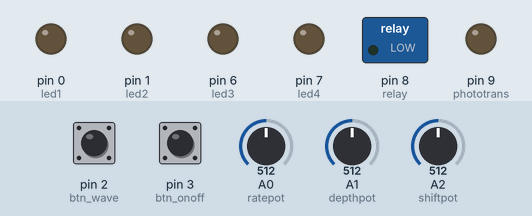
Bench run of a sketch on a simulated Arduino Uno, built with avr-gcc and run on an emulated ATmega328P. Parts: switched loads named in the sketch (green lamp = pin HIGH), output pins drawn as LEDs (lit = HIGH). Inputs (shaded band) come from the test bench; at power-on: pin 3 (btn_onoff) HIGH, pin 2 (btn_wave) HIGH, A0 (ratepot) = 512, A1 (depthpot) = 512, A2 (shiftpot) = 512. EEPROM starts erased; pins used as bus, display or sensor lines are not drawn.

Above: at 1.2 s.
1.3 s: pin 3 (btn_onoff) pulled LOW for 0.15 s
At 1.8 s:
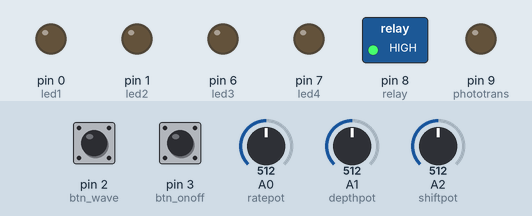
3.0 s: pin 2 (btn_wave) pulled LOW for 1 s
At 5.0 s:
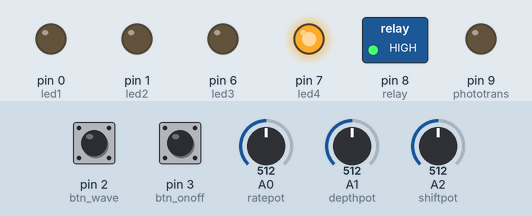
5.5 s: pin 3 (btn_onoff) pulled LOW for 1 s
At 7.1 s:
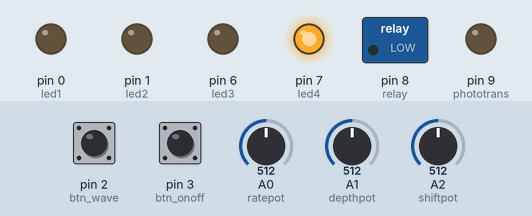
8.5 s: pin 2 (btn_wave) pulled LOW for 0.15 s
At 9.3 s:
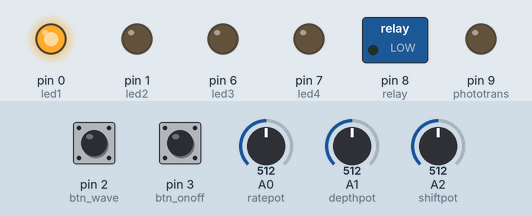
10.1 s: pin 2 (btn_wave) pulled LOW for 0.15 s
At 10.5 s:
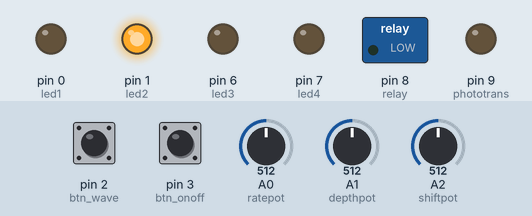
11.7 s: pin 3 (btn_onoff) pulled LOW for 0.15 s
At 13.3 s:
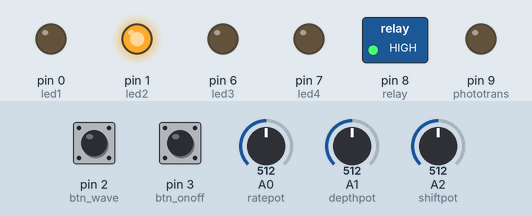
Timing chart, 0 to 14.4 s (numbered marks = the images above; inputs shaded):
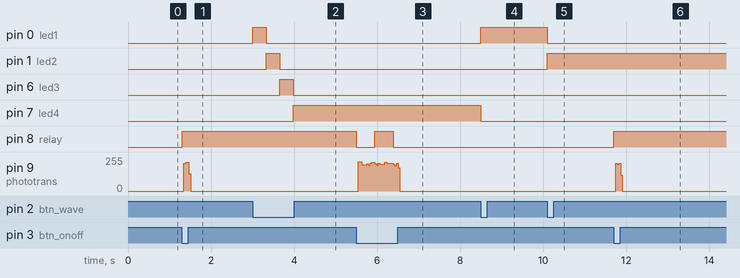

Measured:
- after the input at 1.3 s, pin 8 (relay): LOW → HIGH at once; pin 9 (phototrans): 0/255 → 216/255 after 0.05 s, → 0/255 0.12 s later
- after the input at 3.0 s, pin 0 (led1): LOW → HIGH at once, → LOW 0.33 s later; pin 1 (led2): LOW → HIGH after 0.33 s, → LOW 0.33 s later; pin 6 (led3): LOW → HIGH after 0.65 s, → LOW 0.32 s later; pin 7 (led4): LOW → HIGH after 0.98 s
- after the input at 5.5 s, pin 8 (relay): HIGH → LOW at once, → HIGH 0.45 s later, → LOW 0.44 s later
- after the input at 8.5 s, pin 0 (led1): LOW → HIGH at once; pin 7 (led4): HIGH → LOW at once
- after the input at 10.1 s, pin 0 (led1): HIGH → LOW at once; pin 1 (led2): LOW → HIGH at once
- after the input at 11.7 s, pin 8 (relay): LOW → HIGH at once

The sketch:

TREMOLO_TEST.ino
```cpp
#include <SPI.h>         // Remember this line!
#include <DAC_MCP49xx.h>
#include <math.h>
#include <EEPROM.h>

// The Arduino pin used for the slave select / chip select
#define SS_PIN 10

// Set up the DAC.
// First argument: DAC model (MCP4901, MCP4911, MCP4921)
// Second argument: SS pin (10 is preferred)
// (The third argument, the LDAC pin, can be left out if not used)
DAC_MCP49xx dac(DAC_MCP49xx::MCP4921, SS_PIN);

#define phototrans 9
#define relay 8
unsigned long delaytime = 1000000;
#define led1 0
#define led2 1
#define led3 6
#define led4 7

#define btn_onoff 3
#define btn_wave 2

#define ratepot A0
#define depthpot A1
#define shiftpot A2
//#define audiosignal A3
int buttonState = 0;
int buttonState1 = 0;
long debouncing_time = 500; //Debouncing Time in Milliseconds
volatile unsigned long last_micros;
volatile unsigned long last_micros2;
volatile unsigned long last_micros3;
int iii;
int led;
int i;
int b;
int enact = 1;
int wavetablelength = 512;
int relay_damper_ms = 10;
uint16_t h;
int breaker = 1;
int rate;
int state = 0;
int hate = 0;
int val;
int actdelay;
float dong;
float wrong;
float Adel;
float Bdel;
float deep;
float depth;
float shift;
int timer1_counter;

const PROGMEM uint16_t DACLookup_FullSine_6Bit[512] =
{
2048,2073,2098,2123,2148,2173,2198,2223,
2248,2273,2298,2323,2348,2373,2398,2422,
2447,2472,2496,2521,2545,2569,2594,2618,
2642,2666,2690,2714,2737,2761,2784,2808,
2831,2854,2877,2900,2923,2946,2968,2990,
3013,3035,3057,3078,3100,3122,3143,3164,
3185,3206,3226,3247,3267,3287,3307,3327,
3346,3366,3385,3404,3423,3441,3459,3477,
3495,3513,3530,3548,3565,3581,3598,3614,
3630,3646,3662,3677,3692,3707,3722,3736,
3750,3764,3777,3791,3804,3816,3829,3841,
3853,3865,3876,3888,3898,3909,3919,3929,
3939,3949,3958,3967,3975,3984,3992,3999,
4007,4014,4021,4027,4034,4040,4045,4051,
4056,4060,4065,4069,4073,4076,4080,4083,
4085,4087,4089,4091,4093,4094,4094,4095,
4095,4095,4094,4094,4093,4091,4089,4087,
4085,4083,4080,4076,4073,4069,4065,4060,
4056,4051,4045,4040,4034,4027,4021,4014,
4007,3999,3992,3984,3975,3967,3958,3949,
3939,3929,3919,3909,3898,3888,3876,3865,
3853,3841,3829,3816,3804,3791,3777,3764,
3750,3736,3722,3707,3692,3677,3662,3646,
3630,3614,3598,3581,3565,3548,3530,3513,
3495,3477,3459,3441,3423,3404,3385,3366,
3346,3327,3307,3287,3267,3247,3226,3206,
3185,3164,3143,3122,3100,3078,3057,3035,
3013,2990,2968,2946,2923,2900,2877,2854,
2831,2808,2784,2761,2737,2714,2690,2666,
2642,2618,2594,2569,2545,2521,2496,2472,
2447,2422,2398,2373,2348,2323,2298,2273,
2248,2223,2198,2173,2148,2123,2098,2073,
2048,2022,1997,1972,1947,1922,1897,1872,
1847,1822,1797,1772,1747,1722,1697,1673,
1648,1623,1599,1574,1550,1526,1501,1477,
1453,1429,1405,1381,1358,1334,1311,1287,
1264,1241,1218,1195,1172,1149,1127,1105,
1082,1060,1038,1017,995,973,952,931,
910,889,869,848,828,808,788,768,
749,729,710,691,672,654,636,618,
600,582,565,547,530,514,497,481,
465,449,433,418,403,388,373,359,
345,331,318,304,291,279,266,254,
242,230,219,207,197,186,176,166,
156,146,137,128,120,111,103,96,
88,81,74,68,61,55,50,44,
39,35,30,26,22,19,15,12,
10,8,6,4,2,1,1,0,
0,0,1,1,2,4,6,8,
10,12,15,19,22,26,30,35,
39,44,50,55,61,68,74,81,
88,96,103,111,120,128,137,146,
156,166,176,186,197,207,219,230,
242,254,266,279,291,304,318,331,
345,359,373,388,403,418,433,449,
465,481,497,514,530,547,565,582,
600,618,636,654,672,691,710,729,
749,768,788,808,828,848,869,889,
910,931,952,973,995,1017,1038,1060,
1082,1105,1127,1149,1172,1195,1218,1241,
1264,1287,1311,1334,1358,1381,1405,1429,
1453,1477,1501,1526,1550,1574,1599,1623,
1648,1673,1697,1722,1747,1772,1797,1822,
1847,1872,1897,1922,1947,1972,1997,2022,

};
const PROGMEM uint16_t DACLookup_FullTriangle_6Bit[512] =
{
16,32,48,64,80,96,112,128,
144,160,176,192,208,224,240,256,
272,288,304,320,336,352,368,384,
400,416,432,448,464,480,496,512,
528,544,560,576,592,608,624,640,
656,672,688,704,720,736,752,768,
784,800,816,832,848,864,880,896,
912,928,944,960,976,992,1008,1024,
1040,1056,1072,1088,1104,1120,1136,1152,
1168,1184,1200,1216,1232,1248,1264,1280,
1296,1312,1328,1344,1360,1376,1392,1408,
1424,1440,1456,1472,1488,1504,1520,1536,
1552,1568,1584,1600,1616,1632,1648,1664,
1680,1696,1712,1728,1744,1760,1776,1792,
1808,1824,1840,1856,1872,1888,1904,1920,
1936,1952,1968,1984,2000,2016,2032,2048,
2063,2079,2095,2111,2127,2143,2159,2175,
2191,2207,2223,2239,2255,2271,2287,2303,
2319,2335,2351,2367,2383,2399,2415,2431,
2447,2463,2479,2495,2511,2527,2543,2559,
2575,2591,2607,2623,2639,2655,2671,2687,
2703,2719,2735,2751,2767,2783,2799,2815,
2831,2847,2863,2879,2895,2911,2927,2943,
2959,2975,2991,3007,3023,3039,3055,3071,
3087,3103,3119,3135,3151,3167,3183,3199,
3215,3231,3247,3263,3279,3295,3311,3327,
3343,3359,3375,3391,3407,3423,3439,3455,
3471,3487,3503,3519,3535,3551,3567,3583,
3599,3615,3631,3647,3663,3679,3695,3711,
3727,3743,3759,3775,3791,3807,3823,3839,
3855,3871,3887,3903,3919,3935,3951,3967,
3983,3999,4015,4031,4047,4063,4079,4095,
4079,4063,4047,4031,4015,3999,3983,3967,
3951,3935,3919,3903,3887,3871,3855,3839,
3823,3807,3791,3775,3759,3743,3727,3711,
3695,3679,3663,3647,3631,3615,3599,3583,
3567,3551,3535,3519,3503,3487,3471,3455,
3439,3423,3407,3391,3375,3359,3343,3327,
3311,3295,3279,3263,3247,3231,3215,3199,
3183,3167,3151,3135,3119,3103,3087,3071,
3055,3039,3023,3007,2991,2975,2959,2943,
2927,2911,2895,2879,2863,2847,2831,2815,
2799,2783,2767,2751,2735,2719,2703,2687,
2671,2655,2639,2623,2607,2591,2575,2559,
2543,2527,2511,2495,2479,2463,2447,2431,
2415,2399,2383,2367,2351,2335,2319,2303,
2287,2271,2255,2239,2223,2207,2191,2175,
2159,2143,2127,2111,2095,2079,2063,2048,
2032,2016,2000,1984,1968,1952,1936,1920,
1904,1888,1872,1856,1840,1824,1808,1792,
1776,1760,1744,1728,1712,1696,1680,1664,
1648,1632,1616,1600,1584,1568,1552,1536,
1520,1504,1488,1472,1456,1440,1424,1408,
1392,1376,1360,1344,1328,1312,1296,1280,
1264,1248,1232,1216,1200,1184,1168,1152,
1136,1120,1104,1088,1072,1056,1040,1024,
1008,992,976,960,944,928,912,896,
880,864,848,832,816,800,784,768,
752,736,720,704,688,672,656,640,
624,608,592,576,560,544,528,512,
496,480,464,448,432,416,400,384,
368,352,336,320,304,288,272,256,
240,224,208,192,176,160,144,128,
112,96,80,64,48,32,16,0,
};

const PROGMEM uint16_t DACLookup_FullSquare_6Bit[512] =
{
  4095, 4095, 4095, 4095, 4095, 4095, 4095, 4095,
  4095, 4095, 4095, 4095, 4095, 4095, 4095, 4095,
  4095, 4095, 4095, 4095, 4095, 4095, 4095, 4095,
  4095, 4095, 4095, 4095, 4095, 4095, 4095, 4095,
  4095, 4095, 4095, 4095, 4095, 4095, 4095, 4095,
  4095, 4095, 4095, 4095, 4095, 4095, 4095, 4095,
  4095, 4095, 4095, 4095, 4095, 4095, 4095, 4095,
  4095, 4095, 4095, 4095, 4095, 4095, 4095, 4095,
  4095, 4095, 4095, 4095, 4095, 4095, 4095, 4095,
  4095, 4095, 4095, 4095, 4095, 4095, 4095, 4095,
  4095, 4095, 4095, 4095, 4095, 4095, 4095, 4095,
  4095, 4095, 4095, 4095, 4095, 4095, 4095, 4095,
  4095, 4095, 4095, 4095, 4095, 4095, 4095, 4095,
  4095, 4095, 4095, 4095, 4095, 4095, 4095, 4095,
  4095, 4095, 4095, 4095, 4095, 4095, 4095, 4095,
  4095, 4095, 4095, 4095, 4095, 4095, 4095, 4095,
  4095, 4095, 4095, 4095, 4095, 4095, 4095, 4095,
  4095, 4095, 4095, 4095, 4095, 4095, 4095, 4095,
  4095, 4095, 4095, 4095, 4095, 4095, 4095, 4095,
  4095, 4095, 4095, 4095, 4095, 4095, 4095, 4095,
  4095, 4095, 4095, 4095, 4095, 4095, 4095, 4095,
  4095, 4095, 4095, 4095, 4095, 4095, 4095, 4095,
  4095, 4095, 4095, 4095, 4095, 4095, 4095, 4095,
  4095, 4095, 4095, 4095, 4095, 4095, 4095, 4095,
  4095, 4095, 4095, 4095, 4095, 4095, 4095, 4095,
  4095, 4095, 4095, 4095, 4095, 4095, 4095, 4095,
  4095, 4095, 4095, 4095, 4095, 4095, 4095, 4095,
  4095, 4095, 4095, 4095, 4095, 4095, 4095, 4095,
  4095, 4095, 4095, 4095, 4095, 4095, 4095, 4095,
  4095, 4095, 4095, 4095, 4095, 4095, 4095, 4095,
  4095, 4095, 4095, 4095, 4095, 4095, 4095, 4095,
  4095, 4095, 4095, 4095, 4095, 4095, 4095, 4095,
  0, 0, 0, 0, 0, 0, 0, 0,
  0, 0, 0, 0, 0, 0, 0, 0,
  0, 0, 0, 0, 0, 0, 0, 0,
  0, 0, 0, 0, 0, 0, 0, 0,
  0, 0, 0, 0, 0, 0, 0, 0,
  0, 0, 0, 0, 0, 0, 0, 0,
  0, 0, 0, 0, 0, 0, 0, 0,
  0, 0, 0, 0, 0, 0, 0, 0,
  0, 0, 0, 0, 0, 0, 0, 0,
  0, 0, 0, 0, 0, 0, 0, 0,
  0, 0, 0, 0, 0, 0, 0, 0,
  0, 0, 0, 0, 0, 0, 0, 0,
  0, 0, 0, 0, 0, 0, 0, 0,
  0, 0, 0, 0, 0, 0, 0, 0,
  0, 0, 0, 0, 0, 0, 0, 0,
  0, 0, 0, 0, 0, 0, 0, 0,
    0, 0, 0, 0, 0, 0, 0, 0,
  0, 0, 0, 0, 0, 0, 0, 0,
  0, 0, 0, 0, 0, 0, 0, 0,
  0, 0, 0, 0, 0, 0, 0, 0,
  0, 0, 0, 0, 0, 0, 0, 0,
  0, 0, 0, 0, 0, 0, 0, 0,
  0, 0, 0, 0, 0, 0, 0, 0,
  0, 0, 0, 0, 0, 0, 0, 0,
  0, 0, 0, 0, 0, 0, 0, 0,
  0, 0, 0, 0, 0, 0, 0, 0,
  0, 0, 0, 0, 0, 0, 0, 0,
  0, 0, 0, 0, 0, 0, 0, 0,
  0, 0, 0, 0, 0, 0, 0, 0,
  0, 0, 0, 0, 0, 0, 0, 0,
  0, 0, 0, 0, 0, 0, 0, 0,
  0, 0, 0, 0, 0, 0, 0, 0,
};

const PROGMEM uint16_t DACLookup_Full24_6Bit[384] =
{
 0, 0, 0, 0, 0, 0, 0, 0,
 0, 0, 0, 0, 0, 0, 0, 0,
 0, 0, 0, 0, 0, 0, 0, 0,
 0, 0, 0, 0, 0, 0, 0, 0,
 0, 0, 0, 0, 0, 0, 0, 0,
 0, 0, 0, 0, 0, 0, 0, 0,
 0, 0, 0, 0, 0, 0, 0, 0,
 0, 0, 0, 0, 0, 0, 0, 0,
1082, 2048, 4095, 4095, 4095, 4095, 4095, 4095,
4095, 4095, 4095, 4095, 4095, 4095, 4095, 4095,
4095, 4095, 4095, 4095, 4095, 4095, 4095, 4095,
4095, 4095, 4095, 4095, 4095, 4095, 4095, 4095,
4095, 4095, 4095, 4095, 4095, 4095, 4095, 4095,
4095, 4095, 4095, 4095, 4095, 4095, 4095, 4095,
4095, 4095, 4095, 4095, 4095, 4095, 4095, 4095,
4095, 4095, 4095, 4095, 4095, 4095, 2048, 1082,
 0, 0, 0, 0, 0, 0, 0, 0,
 0, 0, 0, 0, 0, 0, 0, 0,
 0, 0, 0, 0, 0, 0, 0, 0,
 0, 0, 0, 0, 0, 0, 0, 0,
  0, 0, 0, 0, 0, 0, 0, 0,
 0, 0, 0, 0, 0, 0, 0, 0,
 0, 0, 0, 0, 0, 0, 0, 0,
 0, 0, 0, 0, 0, 0, 0, 0,
1082, 2048, 4095, 4095, 4095, 4095, 4095, 4095,
4095, 4095, 4095, 4095, 4095, 4095, 4095, 4095,
4095, 4095, 4095, 4095, 4095, 4095, 4095, 4095,
4095, 4095, 4095, 4095, 4095, 4095, 4095, 4095,
4095, 4095, 4095, 4095, 4095, 4095, 4095, 4095,
4095, 4095, 4095, 4095, 4095, 4095, 4095, 4095,
4095, 4095, 4095, 4095, 4095, 4095, 4095, 4095,
4095, 4095, 4095, 4095, 4095, 4095, 4095, 4095,
4095, 4095, 4095, 4095, 4095, 4095, 4095, 4095,
4095, 4095, 4095, 4095, 4095, 4095, 4095, 4095,
4095, 4095, 4095, 4095, 4095, 4095, 4095, 4095,
4095, 4095, 4095, 4095, 4095, 4095, 4095, 4095,
4095, 2048, 4095, 4095, 4095, 4095, 4095, 4095,
4095, 4095, 4095, 4095, 4095, 4095, 4095, 4095,
4095, 4095, 4095, 4095, 4095, 4095, 4095, 4095,
4095, 4095, 4095, 4095, 4095, 4095, 4095, 4095,
4095, 4095, 4095, 4095, 4095, 4095, 4095, 4095,
4095, 4095, 4095, 4095, 4095, 4095, 4095, 4095,
4095, 4095, 4095, 4095, 4095, 4095, 4095, 4095,
4095, 4095, 4095, 4095, 4095, 4095, 4095, 4095,
4095, 4095, 4095, 4095, 4095, 4095, 4095, 4095,
4095, 4095, 4095, 4095, 4095, 4095, 4095, 4095,
4095, 4095, 4095, 4095, 4095, 4095, 4095, 4095,
4095, 4095, 4095, 4095, 4095, 4095, 4095, 4095,

};

void setup() {

    // Set the SPI frequency to 1 MHz (on 16 MHz Arduinos), to be safe.
  // DIV2 = 8 MHz works for me, though, even on a breadboard.
  // This is not strictly required, as there is a default setting.
  dac.setSPIDivider(SPI_CLOCK_DIV16);

  // Use "port writes", see the manual page. In short, if you use pin 10 for
  // SS (and pin 7 for LDAC, if used), this is much faster.
  // Also not strictly required (no setup() code is needed at all).
  dac.setPortWrite(true);
  // put your setup code here, to run once:
  pinMode(led1, OUTPUT);
  pinMode(led2, OUTPUT);
  pinMode(led3, OUTPUT);
  pinMode(led4, OUTPUT);

  pinMode(relay, OUTPUT); //relay
  pinMode(phototrans, OUTPUT); //relay


  pinMode(ratepot, INPUT);
  pinMode(depthpot, INPUT);
  pinMode(shiftpot, INPUT);
      // disable all interrupts
  // Setup the second button with an internal pull-up :
  pinMode(btn_wave, INPUT_PULLUP);
  //attachInterrupt(digitalPinToInterrupt(btn_wave), CHANGEWAVE, FALLING); //FALLING? OR RISING? as a way to not have theinterupt triggering when depressed for a long time
pinMode(btn_onoff, INPUT_PULLUP);
//attachInterrupt(digitalPinToInterrupt(btn_onoff), ONANDOFF, FALLING);


 //Setup Timer2 to fire every 1ms
  TCCR2B = 0x00;        //Disbale Timer2 while we set it up
  TCNT2  = 130;         //Reset Timer Count to 130 out of 255
  TIFR2  = 0x00;        //Timer2 INT Flag Reg: Clear Timer Overflow Flag
  TIMSK2 = 0x01;        //Timer2 INT Reg: Timer2 Overflow Interrupt Enable
  TCCR2A = 0x00;        //Timer2 Control Reg A: Wave Gen Mode normal
  TCCR2B = 0x05;        //Timer2 Control Reg B: Timer Prescaler set to 128

digitalWrite(phototrans, LOW);
  //sine()d
led = EEPROM.read(1);
  //PORTB |= _BV(PB0);
switch (led) {
    case 1:
      sine();
      break;

    case 2:
      tri();
      break;

    case 3:
      squarer();
      break;

    case 4:
 dipper();
      break;
  }
}

void loop() {


  i++;
  if (i >= wavetablelength) {i = 0;
  }
  if(i <= (wavetablelength/2)){
    actdelay = Adel;
    }
  else{
    actdelay = Bdel;
    }

  if (breaker == 1) {
    h = ((pgm_read_word(&(DACLookup_FullSine_6Bit[i])) * depth));
  }
  else if (breaker == 2) {
    h = ((pgm_read_word(&(DACLookup_FullTriangle_6Bit[i])) * depth));
  }
  else if (breaker == 3) {
    h = ((pgm_read_word(&(DACLookup_FullSquare_6Bit[i])) * depth));
  }
  else if (breaker == 4) {
    h = ((pgm_read_word(&(DACLookup_Full24_6Bit[i])) * depth));
  }
delayMicroseconds(actdelay);

dac.output(h);


buttonState = digitalRead(btn_wave);
  // check if the pushbutton is pressed. If it is, the buttonState is HIGH:
  if (buttonState == LOW) {

      CHANGEWAVE();  // turn LED on:
  } else {
    // turn LED off:

  }


buttonState1 = digitalRead(btn_onoff);
  // check if the pushbutton is pressed. If it is, the buttonState is HIGH:
  if (buttonState1 == LOW) {

       ONANDOFF();  // turn LED on:
  } else {
    // turn LED off:

  }


}

extern "C" {
ISR(TIMER2_OVF_vect) {
 checkthings();
  TCNT2 = 130;           //Reset Timer to 130 out of 255
  TIFR2 = 0x00;          //Timer2 INT Flag Reg: Clear Timer Overflow Flag
};
}

void checkthings(){
  //read depth pot and scale
  deep = analogRead(depthpot);
  depth = map(deep, 0, 1023, 100, 0);
  depth   = (depth / 100);

  //read rate pot and add delay to make longer=
  rate = analogRead(ratepot);
  //rate = map(rate, 0, 1023, 0, 800); //last value here is the lowest frequency  (max 1023)
  rate = fscale( 0, 1023, 100, 2000, rate, -4);
  shift = analogRead(shiftpot);
  dong = map(shift, 0, 1023, 0, 100);
  wrong = map(shift, 0, 1023, 100, 0);
  dong  = (dong / 100);
  wrong  = (wrong / 100);

  Adel = rate*dong;
  Bdel = rate*wrong;

}

void ONANDOFF() {
digitalWrite(phototrans, HIGH);
delayMicroseconds(delaytime);
if ((unsigned long)(micros() - last_micros) >= debouncing_time * 750) {
TOGGLE_HW_RELAY();
last_micros = micros();
}

delayMicroseconds(delaytime);
digitalWrite(phototrans, LOW);
}


void TOGGLE_HW_RELAY(){

if (state == 0) {
      PORTB |= _BV(PB0); //8
      state = 1;
    }
    else {
      PORTB &= ~_BV(PB0); //8
      state = 0;
    }


 }


void CHANGEWAVE() {
  if ((unsigned long)(micros() - last_micros2) >= debouncing_time * 550) {
    led++;
    if (led >= 5) {
      led = 1;
    }
  EEPROM.write(1, led);
    last_micros2 = micros();
  }
  switch (led) {
    case 1:
      sine();
      break;

    case 2:
      tri();
      break;

    case 3:
      squarer();
      break;

    case 4:


      dipper();
      break;
  }
}

void sine() {
PORTD |= _BV(PD0);
PORTD &= ~_BV(PD7);
breaker = 1;
wavetablelength = 512;
}

void tri() {
PORTD |= _BV(PD1);
PORTD &= ~_BV(PD0);
breaker = 2;
wavetablelength = 512;
}

void squarer() {
PORTD |= _BV(PD6);
PORTD &= ~_BV(PD1);
breaker = 3;
wavetablelength = 512;
}

void dipper() {
PORTD |= _BV(PD7);
PORTD &= ~_BV(PD6);
breaker = 4;
wavetablelength = 384;
}

float fscale( float originalMin, float originalMax, float newBegin, float
newEnd, float inputValue, float curve){

  float OriginalRange = 0;
  float NewRange = 0;
  float zeroRefCurVal = 0;
  float normalizedCurVal = 0;
  float rangedValue = 0;
  boolean invFlag = 0;


  // condition curve parameter
  // limit range

  if (curve > 10) curve = 10;
  if (curve < -10) curve = -10;

  curve = (curve * -.1) ; // - invert and scale - this seems more intuitive - postive numbers give more weight to high end on output
  curve = pow(10, curve); // convert linear scale into lograthimic exponent for other pow function

  /*
   Serial.println(curve * 100, DEC);   // multply by 100 to preserve resolution
   Serial.println();
   */

  // Check for out of range inputValues
  if (inputValue < originalMin) {
    inputValue = originalMin;
  }
  if (inputValue > originalMax) {
    inputValue = originalMax;
  }

  // Zero Refference the values
  OriginalRange = originalMax - originalMin;

  if (newEnd > newBegin){
    NewRange = newEnd - newBegin;
  }
  else
  {
    NewRange = newBegin - newEnd;
    invFlag = 1;
  }

  zeroRefCurVal = inputValue - originalMin;
  normalizedCurVal  =  zeroRefCurVal / OriginalRange;   // normalize to 0 - 1 float

  /*
  Serial.print(OriginalRange, DEC);
   Serial.print("   ");
   Serial.print(NewRange, DEC);
   Serial.print("   ");
   Serial.println(zeroRefCurVal, DEC);
   Serial.println();
   */

  // Check for originalMin > originalMax  - the math for all other cases i.e. negative numbers seems to work out fine
  if (originalMin > originalMax ) {
    return 0;
  }

  if (invFlag == 0){
    rangedValue =  (pow(normalizedCurVal, curve) * NewRange) + newBegin;

  }
  else     // invert the ranges
  {
    rangedValue =  newBegin - (pow(normalizedCurVal, curve) * NewRange);
  }

  return rangedValue;
}
```
